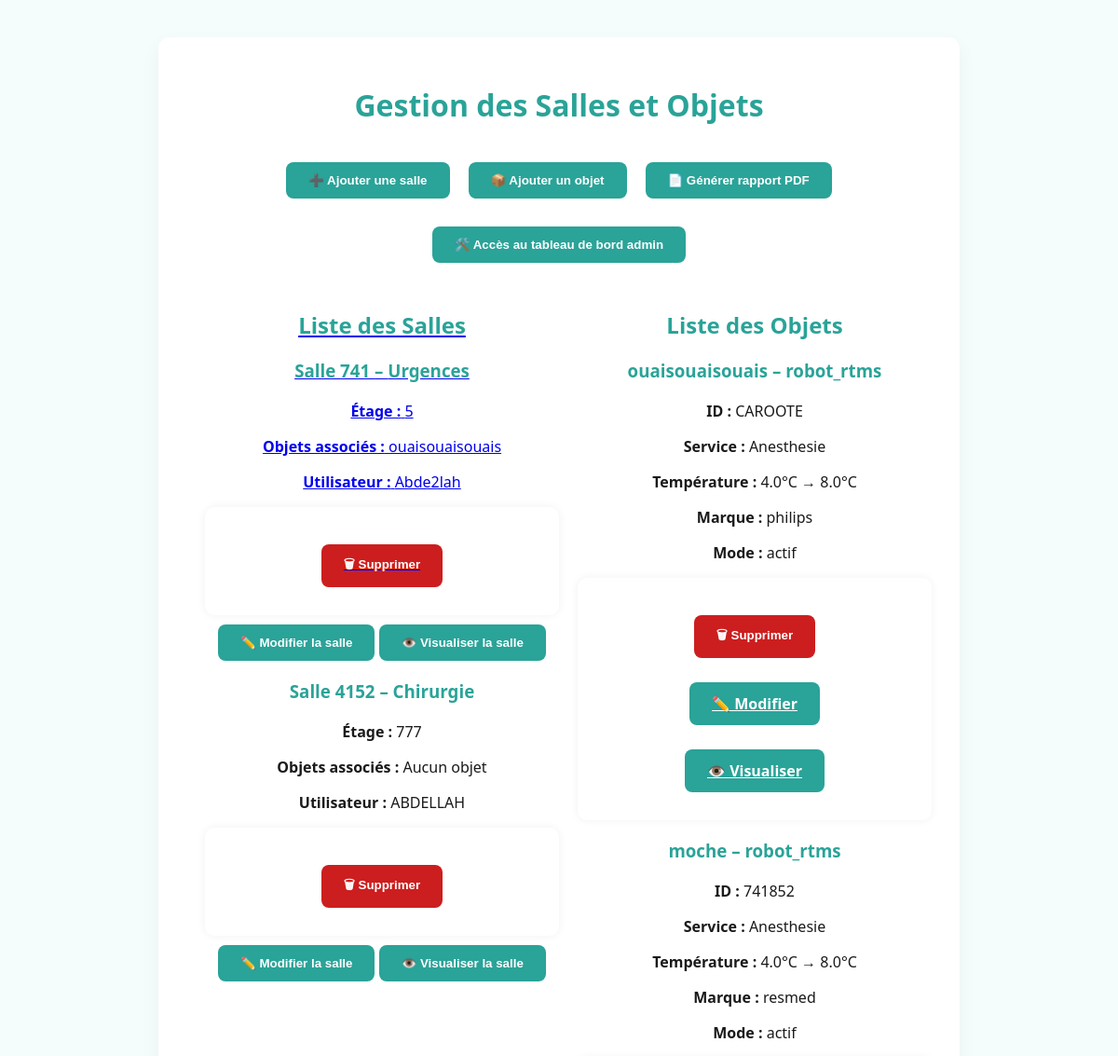
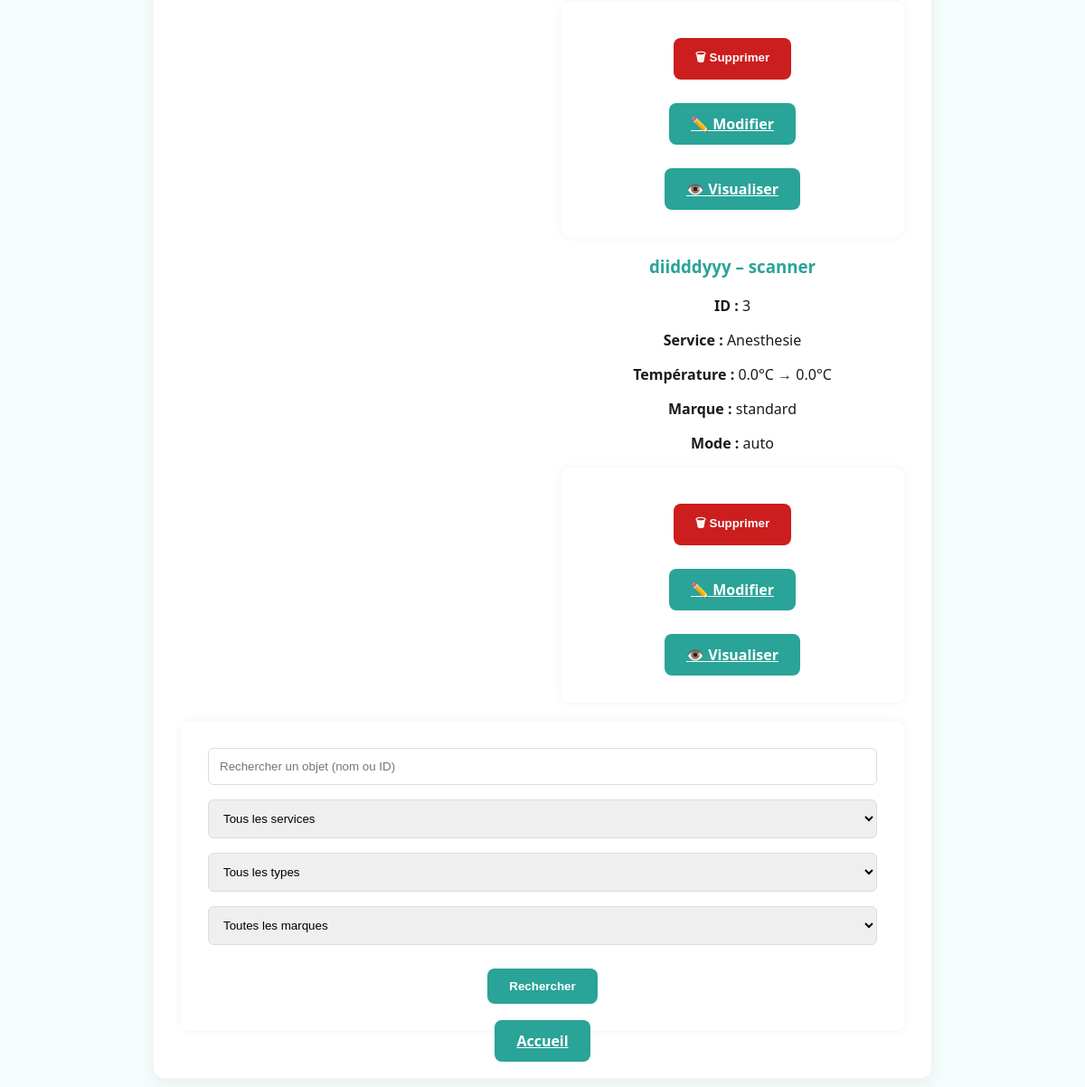
/gestion_ressources (signed in), run on the app's committed database (2 pictures, top to bottom).
### tables this page shows
CREATE TABLE Salle (
            NumeroSalle INT PRIMARY KEY,
            Etage INT, 
            Service VARCHAR(255),
            ObjetID INT,
            pseudonyme VARCHAR(50),
            FOREIGN KEY (ObjetID) REFERENCES Objet(ID),
            FOREIGN KEY (pseudonyme) REFERENCES Connexion(pseudonyme)
        );

CREATE TABLE Objet (
    ID INT PRIMARY KEY,
    TempActuelle REAL,
    tempcible REAL,
    mode VARCHAR(30),
    connectivite VARCHAR(30),
    batterie REAL,
    service VARCHAR(30),
    marque VARCHAR(50),
    nom VARCHAR(255),
    type VARCHAR(30),
    dernierReglage DATE,
    ConsommationL REAL,
    ConsommationW REAL
);

### app.py (the view)
@app.route('/gestion_ressources')
def gestion_ressources():
    if 'username' not in session:
        return redirect(url_for('connexion'))
    conn = sql.connect("donnees.db")
    cur = conn.cursor()
    cur.execute("""
        SELECT s.NumeroSalle, s.Etage, s.Service, s.pseudonyme,
        GROUP_CONCAT(o.nom, ', ') as objets
        FROM Salle s
        LEFT JOIN SalleObjet so ON s.NumeroSalle = so.SalleID
        LEFT JOIN Objet o ON so.ObjetID = o.ID
        GROUP BY s.NumeroSalle
    """)
    salles = cur.fetchall()
    cur.execute("SELECT * FROM Objet")
    objets = cur.fetchall()
    conn.close()
    return render_template("gestion_ressources.html", salles=salles, objets=objets)

### app.py (called while the page is built)
@app.context_processor
def inject_user_type():
    def get_user_type_safe(pseudo):
        result = get_user_type(pseudo)
        return int(result[0]) if result else 0
    return dict(get_user_type=get_user_type_safe)

### models.py (called while the page is built)
def get_user_type(pseudonyme):
    con = sql.connect("donnees.db")
    cur = con.cursor()
    cur.execute("SELECT type FROM Informations WHERE pseudonyme = ? OR email = ?", (pseudonyme, pseudonyme))
    result = cur.fetchone()
    con.close()
    return result

### templates/gestion_ressources.html (shortened to what this page needs)
<!DOCTYPE html>
<html lang="en">
<head>
    <link rel="stylesheet" href="{{ url_for('static', filename='dist/css/styles.css') }}">
</head>
<body>
    <div class="container">
        <h1>Gestion des Salles et Objets</h1>
        <div class="button-group">
            {% if get_user_type(session['username']) == 3 %}
            <a href="{{ url_for('ajouter_salle') }}"><button class="btn">➕ Ajouter une salle</button></a>
            <a href="{{ url_for('creer_objet') }}"><button class="btn">📦 Ajouter un objet</button></a>
            <a href="{{ url_for('rapport') }}"><button class="btn">📄 Générer rapport PDF</button></a>
            <a href="{{ url_for('admin_dashboard') }}"><button class="btn btn-dark">🛠️ Accès au tableau de bord admin</button>
            {% endif %}
        </div>
        <div class="resource-flex">
            <div class="salles-column">
                <h2>Liste des Salles</h2>
                {% if salles %}
                    {% for salle in salles %}
                    <div class="card">
                        <h3>Salle {{ salle[0] }} – {{ salle[2] }}</h3>
                        <p><strong>Étage :</strong> {{ salle[1] }}</p>
                        <p><strong>Objets associés :</strong> {{ salle[4] if salle[4] else "Aucun objet" }}</p>
                        <p><strong>Utilisateur :</strong> {{ salle[3] }}</p>
                        {% if get_user_type(session['username']) == 3 %}
                        <form action="{{ url_for('supprimer_salle', NumeroSalle=salle[0]) }}" method="POST" onsubmit="return confirm('Confirmer la suppression ?');">
                            <button class="btn danger" type="submit">🗑 Supprimer</button>
                        </form>
                        <a href="{{ url_for('modifier_salle', NumeroSalle=salle[0]) }}"><button class="btn">✏️ Modifier la salle</button></a>
                        <a href="{{ url_for('visualiser_salle', NumeroSalle=salle[0]) }}"><button class="btn">👁️ Visualiser la salle</button></a>
                        {% endif %}
                    </div>
                    {% endfor %}
                {% else %}
                    <p>Aucune salle enregistrée.</p>
                {% endif %}
            </div>
            <div class="objets-column">
                <h2>Liste des Objets</h2>
                {% for objet in objets %}
                <div class="card">
                    <h3>{{ objet[8] }} – {{ objet[9] }}</h3>
                    <p><strong>ID :</strong> {{ objet[0] }}</p>
                    <p><strong>Service :</strong> {{ objet[6] }}</p>
                    <p><strong>Température :</strong> {{ objet[1] }}°C → {{ objet[2] }}°C</p>
                    <p><strong>Marque :</strong> {{ objet[7] }}</p>
                    <p><strong>Mode :</strong> {{ objet[3] }}</p>
                    {% if get_user_type(session['username']) == 3 %}
                    <form method="POST" action="{{ url_for('supprimer_objet', id=objet[0]) }}" onsubmit="return confirm('Confirmer la suppression de l’objet ?');">
                        <button type="submit" class="btn danger">🗑 Supprimer</button>
                        <a href="{{ url_for('modifier_objet', id=objet[0]) }}" class="btn">✏️ Modifier</a>
                        <a href="{{ url_for('visualiser_objet', id=objet[0]) }}" class="btn">👁️ Visualiser</a>
                    </form>
                    {% endif %}
                </div>
                {% endfor %}
            </div>
        </div>
        <div class="recherche">
            <form method="get" action="/search_objets">
                <input type="search" name="search-input" placeholder="Rechercher un objet (nom ou ID)" value="{{ request.args.get('search-input', '') }}">
                <select name="service-filter">
                    <option value="">Tous les services</option>
                </select>
                <select name="type-filter">
                    <option value="">Tous les types</option>
                </select>
                <select name="marque-filter">
                    <option value="">Toutes les marques</option>
                </select>
                <button type="submit"> Rechercher</button>
            </form>
        </div>
        <a href="{{ url_for('accueil') }}" class="btn btn-danger">Accueil</a>
    </div>
</body>
</html>

### data on the page
Salle: NumeroSalle "741", Service "Urgences", Etage "5", salle "ouaisouaisouais", pseudonyme "Abde2lah"
Salle: NumeroSalle "4152", Service "Chirurgie", Etage "777", salle "Aucun objet", pseudonyme "ABDELLAH"
Objet: nom "ouaisouaisouais", type "robot_rtms", ID "CAROOTE", service "Anesthesie", TempActuelle "4.0", tempcible "8.0", marque "philips", mode "actif"
Objet: nom "moche", type "robot_rtms", ID "741852", service "Anesthesie", TempActuelle "4.0", tempcible "8.0", marque "resmed", mode "actif"
Objet: nom "diidddyyy", type "scanner", ID "3", service "Anesthesie", TempActuelle "0.0", tempcible "0.0", marque "standard", mode "auto"
